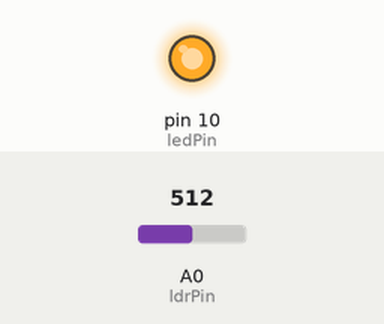
Simulated run of this sketch. Board: Arduino Uno, built with avr-gcc and run on an emulated ATmega328P. On the bench: output pins drawn as LEDs (lit = HIGH). The test bench sets the inputs (shaded band); at power-on: A0 (ldrPin) = 512.

Above: at 1.2 s.
1.3 s: A0 (ldrPin) set to 716
At 2.3 s:
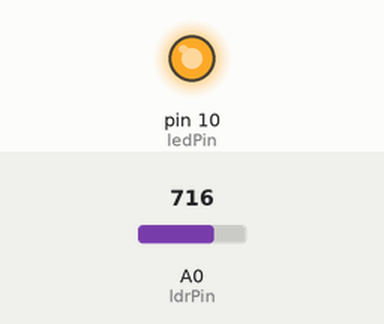
2.8 s: A0 (ldrPin) set to 900
At 3.7 s:
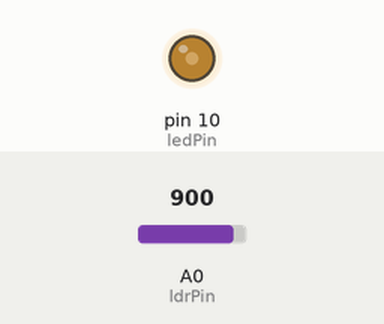
4.3 s: A0 (ldrPin) set to 1023
At 4.7 s:
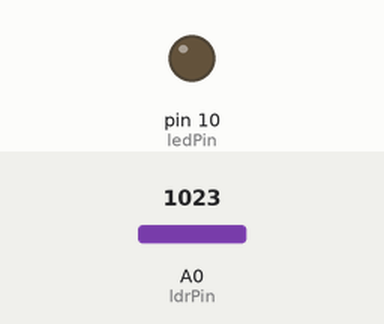
Timing chart, 0 to 7.3 s (numbered marks = the images above; inputs shaded):
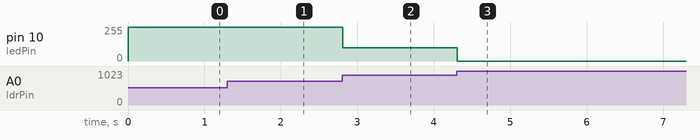

Measured:
- after the input at 1.3 s, pin 10 (ledPin): 255/255 → 252/255 at once
- after the input at 2.8 s, pin 10 (ledPin): 252/255 → 100/255 at once
- after the input at 4.3 s, pin 10 (ledPin): 100/255 → 0/255 at once

The sketch:

intensidadedoledproporcional_luz1.ino
```cpp
int ledPin = 10;
int ldrPin = 0;
int ldrValor = 0;

void setup(){
  pinMode(ledPin, OUTPUT);
  Serial.begin(9600);
}

void loop(){
  ldrValor = analogRead(ldrPin);
  int brilho = map(ldrValor, 1022, 713, 0, 255);

  analogWrite(ledPin, brilho);

  //Serial.println(ldrValor);
  delay(10);
}
```
